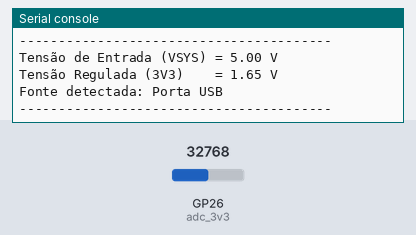
The program below on a simulated Raspberry Pi Pico running MicroPython. Shown: the last lines printed to the serial console. Inputs (shaded band) come from the test bench; at power-on: GP26 (adc_3v3) = 32768 (analog values on the 0–65535 scale).

Above: at 1.2 s.
1.3 s: GP26 (adc_3v3) set to 45874
At 2.6 s:
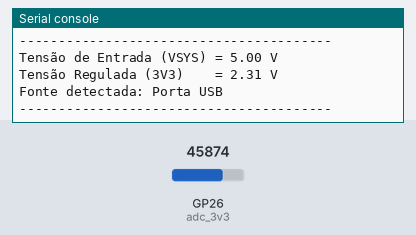
2.8 s: GP26 (adc_3v3) set to 57670
At 3.8 s:
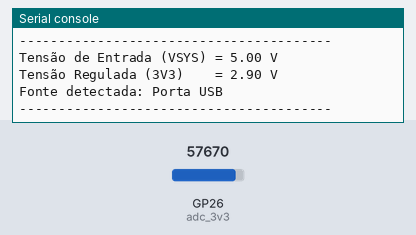
Timing chart, 0 to 5.8 s (numbered marks = the images above; inputs shaded):
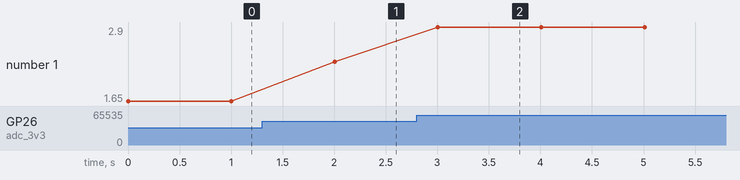

Measured:
- after the input at 1.3 s, the serial console: prints a new line after 0.70 s (image 1)
- after the input at 2.8 s, the serial console: prints a new line after 0.21 s (image 2)
- plotted number 1: 1.65 → 2.31 after the input at 1.3 s, 2.31 → 2.9 after the input at 2.8 s

The program:

TensaoPicow.py
```python
from machine import ADC, Pin
import time

# VSYS monitorado no ADC3 (GPIO29)
adc_vsys = ADC(29)

# 3V3 monitorado no ADC0 (GPIO26)
# 👉 Precisa ligar fisicamente o pino 3V3 ao GP26
adc_3v3 = ADC(26)

def ler_vsys():
    valor = adc_vsys.read_u16()
    # Conversão: leitura * (3.3 / 65535) * 3
    tensao = (valor / 65535) * 3.3 * 3
    return tensao

def ler_3v3():
    valor = adc_3v3.read_u16()
    tensao = (valor / 65535) * 3.3
    return tensao

while True:
    vsys = ler_vsys()
    v3v3 = ler_3v3()

    # Detecção automática da fonte
    if vsys > 4.5:
        fonte = "Porta USB"
    elif 3.0 < vsys < 4.5:
        fonte = "Bateria/Fonte externa"
    else:
        fonte = "Desconhecida / abaixo do normal"

    # Exibe resultados no Thonny
    print("Tensão de Entrada (VSYS) = {:.2f} V".format(vsys))
    print("Tensão Regulada (3V3)    = {:.2f} V".format(v3v3))
    print("Fonte detectada: {}".format(fonte))
    print("-" * 40)

    time.sleep(1)
```
